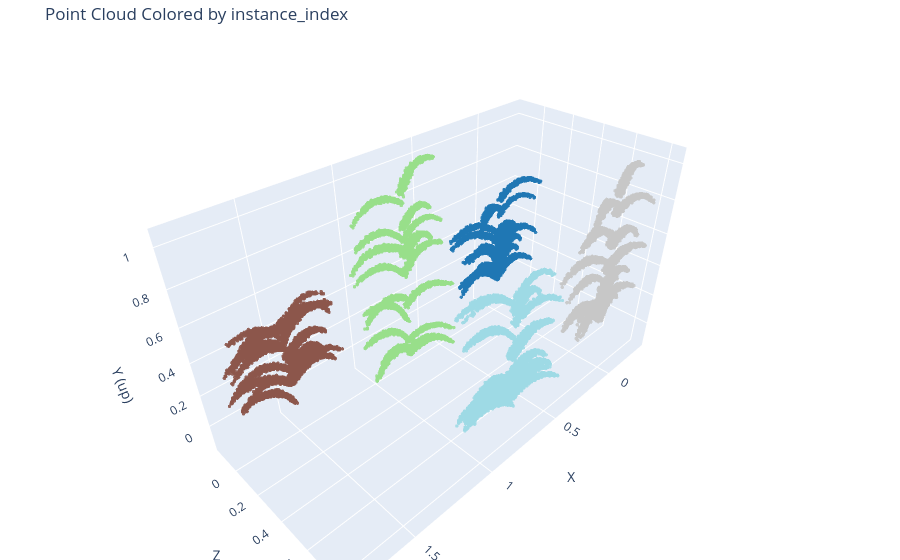

This figure's notebook cell:
### Code cell
if instance_index is None:
    print("No instance_index element found in this PLY.")
else:
    plot_point_cloud(instance_index, "Point Cloud Colored by instance_index")

### Figure 1 — Plotly figure (JSON) as saved in the notebook; plotly's stock layout.template omitted (floating-point values rounded to 4 significant figures; data arrays with more than 128 entries replaced by an {"elided": "..."} marker saying what was removed)
{"data": [{"marker": {"color": {"elided": "40045 str values"}, "opacity": 0.9, "size": 2}, "mode": "markers", "type": "scatter3d", "x": {"elided": "40045 float values"}, "y": {"elided": "40045 float values"}, "z": {"elided": "40045 float values"}}], "layout": {"margin": {"b": 0, "l": 0, "r": 0, "t": 40}, "scene": {"aspectmode": "data", "xaxis": {"title": {"text": "X"}}, "yaxis": {"title": {"text": "Z"}}, "zaxis": {"title": {"text": "Y (up)"}}}, "title": {"text": "Point Cloud Colored by instance_index"}}}
